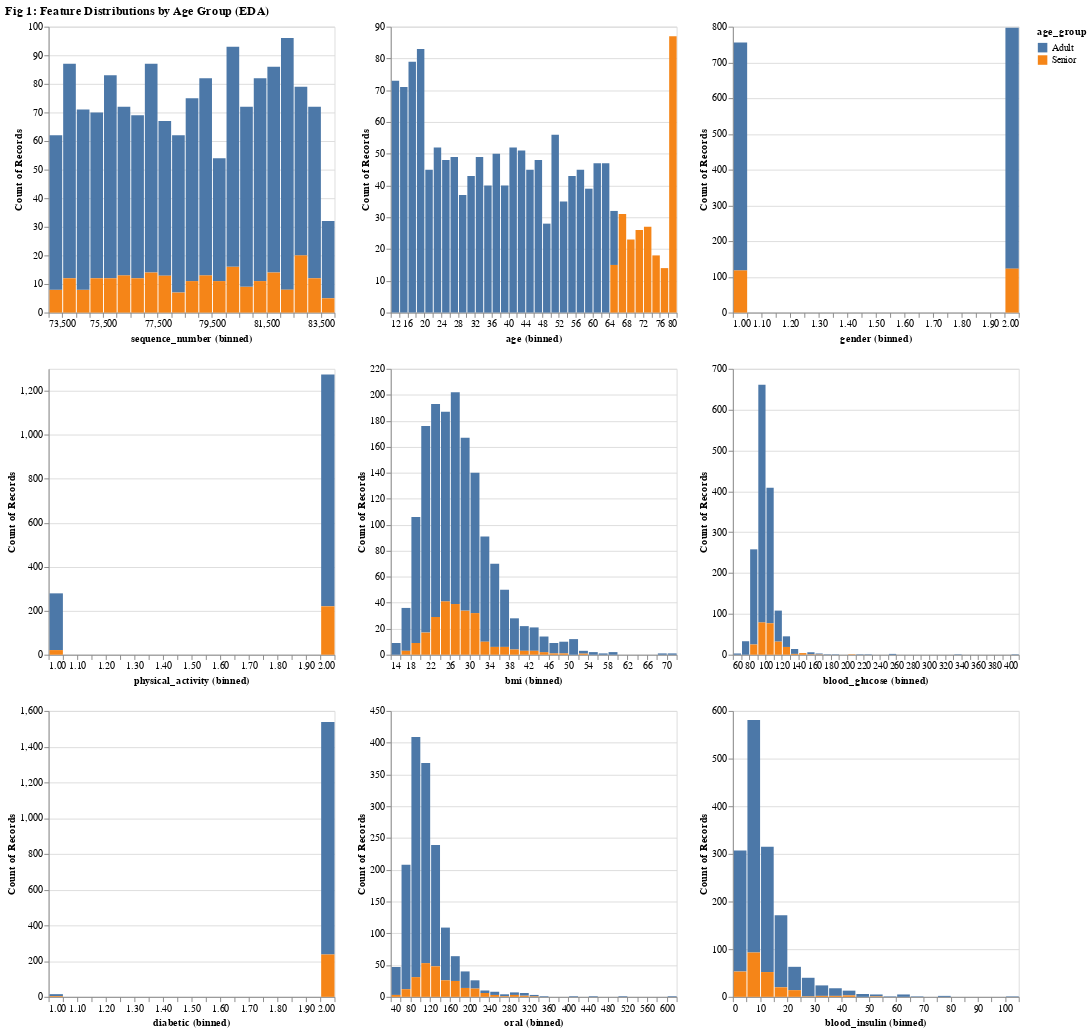

The notebook cell this image was saved under:
### Markdown cell above
### 3.5 Visualization for EDA

### Code cell
features = X_train.columns.tolist()

alt.Chart(train_df).mark_bar(opacity = 1).encode(
            x=alt.X(alt.repeat()).type('quantitative').bin(maxbins=40).stack(False),
            y='count()',
            color = 'age_group'
        ).repeat(
            features,
            columns = 3
        ).properties(
            title="Fig 1: Feature Distributions by Age Group (EDA)"
        )

### Figure 1 — Vega-Lite specification as saved in the notebook (floating-point values rounded to 4 significant figures; data arrays with more than 128 entries replaced by an {"elided": "..."} marker saying what was removed)
{"config": {"view": {"continuousWidth": 300, "continuousHeight": 300}}, "repeat": ["sequence_number", "age", "gender", "physical_activity", "bmi", "blood_glucose", "diabetic", "oral", "blood_insulin"], "spec": {"data": {"name": "data-00f8fef256f4224bd19e5be5345887bf"}, "mark": {"type": "bar", "opacity": 1}, "encoding": {"color": {"field": "age_group", "type": "nominal"}, "x": {"bin": {"maxbins": 40}, "field": {"repeat": "repeat"}, "stack": false, "type": "quantitative"}, "y": {"aggregate": "count", "type": "quantitative"}}}, "columns": 3, "title": "Fig 1: Feature Distributions by Age Group (EDA)", "$schema": "https://vega.github.io/schema/vega-lite/v5.20.1.json", "datasets": {"data-00f8fef256f4224bd19e5be5345887bf": {"elided": "1553 records"}}}
